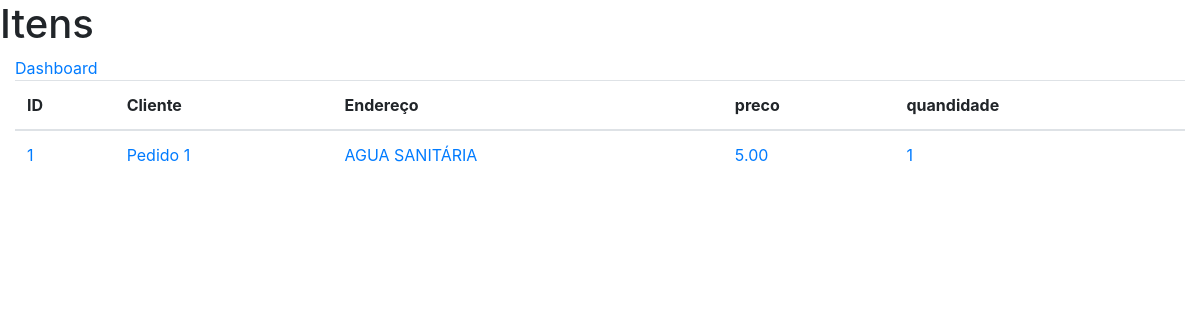
Page /dashboard/itens/ on the earlier database version.
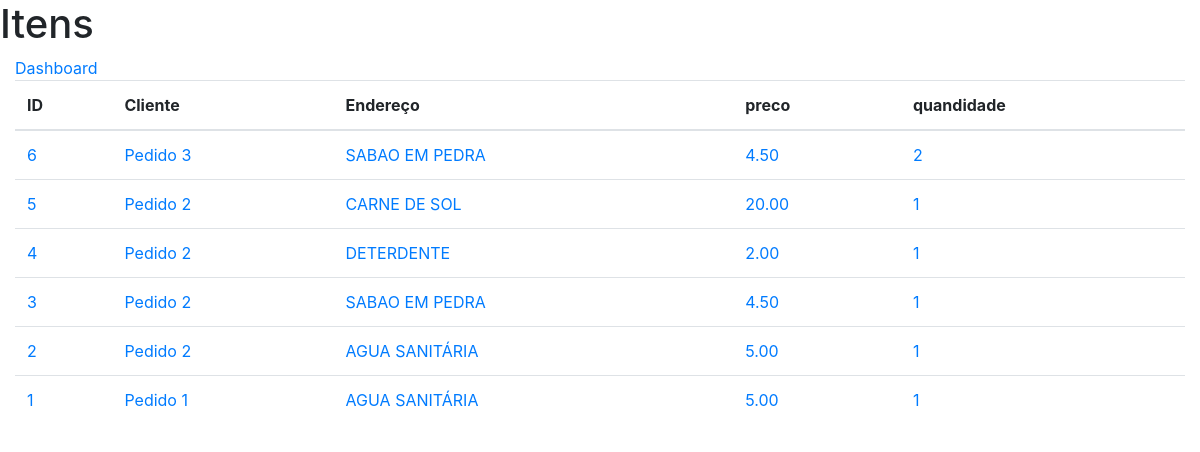
Same page on the later database version.
### pedido/models.py (models this page shows, shortened)
class ItemPedido(models.Model):
    pedido = models.ForeignKey(Pedido,related_name='pedidos',on_delete=models.CASCADE, verbose_name='Pedido')
    produto = models.ForeignKey(Produto, on_delete=models.CASCADE, verbose_name='Produto')
    preco = models.DecimalField(max_digits=10, decimal_places=2, verbose_name='Preço')
    quantidade = models.PositiveIntegerField(validators=[MinValueValidator(1), MaxValueValidator(settings.CARRINHO_SESSION_ID),])

class Pedido(models.Model):
    cliente = models.CharField(max_length=100, blank=False,verbose_name='Cliente')
    endereco = models.CharField(max_length=100, blank=False,verbose_name='Endereço')
    pago = models.BooleanField(auto_created=True, default=True, verbose_name='Pago')
    def __str__(self):
        return str(f'Pedido {self.id}')

### dashboard/models.py (models this page shows)
class Produto(models.Model):
    categoria = models.ForeignKey(Categoria, on_delete=models.CASCADE, verbose_name='Categoria')
    nome = models.CharField(max_length=150, unique=True, blank=False, null=False, verbose_name='Produto')
    quantidade = models.IntegerField(blank=False, null=False, verbose_name='Quantidade')
    valor_pago = models.DecimalField(max_digits=6, decimal_places=2, blank=False, null=False,verbose_name='Valor Pago')
    preco_medio = models.DecimalField(default=0.00, max_digits=5, decimal_places=2, blank=False, null=False,verbose_name='Preço de Venda',editable=False)
    data_criada = models.DateTimeField(auto_now_add=True, verbose_name='Criado')
    data_modificacao = models.DateTimeField(auto_now=True,verbose_name='Modificado')
    status = models.BooleanField(default=True, auto_created=True)
    def __str__(self):
        return self.nome

### dashboard/views.py (the view)
# urls.py: path('itens/', itens_list, name='itens_list'),
def itens_list(request):
    contexto = {}
    itens = ItemPedido.objects.all().order_by('-id')
    contexto['itens'] = itens
    return render(request, 'dashboard/itens/dash_itens.html',contexto)

### dashboard/templates/dashboard/itens/dash_itens.html (shortened to what this page needs)
{% extends 'base.html' %}
{% block main %}
<h1>Itens</h1>
<div class="container-fluid">
        <a href="{% url 'dash_index' %}">Dashboard</a>
    <table class="table">
        <thead>
            <tr>
                <th>ID</th>
                <th>Cliente</th>
                <th>Endereço</th>
                <th>preco</th>
                <th>quandidade</th>
            </tr>
        </thead>
        <tbody>
            {% for item in itens %}
                <tr>
                    <td><a href="{% url 'item_detalhe' item.id %}">{{item.id}}</a></td>
                    <td><a href="{% url 'item_detalhe' item.id %}">{{item.pedido}}</a></td>
                    <td><a href="{% url 'item_detalhe' item.id %}">{{item.produto}}</a></td>
                    <td><a href="{% url 'item_detalhe' item.id %}">{{item.preco}}</a></td>
                    <td><a href="{% url 'item_detalhe' item.id %}">{{item.quantidade}}</a></td>
                </tr>
            {% endfor %}
        </tbody>
    </table>
</div>
{% endblock %}

### templates/base.html (shortened to what this page needs)
<!DOCTYPE html>
<head>
    <link rel="stylesheet" href="https://stackpath.bootstrapcdn.com/bootstrap/4.3.1/css/bootstrap.min.css"
>
</head>
<html lang="pt_br">
<body>
    <main>
        {% block main %}
        {% endblock %}
    </main>
</body>
</html>

Differences in the rows shown:
added ItemPedido: id "6", pedido "Pedido 3", produto "SABAO EM PEDRA", preco "4.50", quantidade "2"
added ItemPedido: id "5", pedido "Pedido 2", produto "CARNE DE SOL", preco "20.00", quantidade "1"
added ItemPedido: id "4", pedido "Pedido 2", produto "DETERDENTE", preco "2.00", quantidade "1"
added ItemPedido: id "3", pedido "Pedido 2", produto "SABAO EM PEDRA", preco "4.50", quantidade "1"
added ItemPedido: id "2", pedido "Pedido 2", produto "AGUA SANITÁRIA", preco "5.00", quantidade "1"
